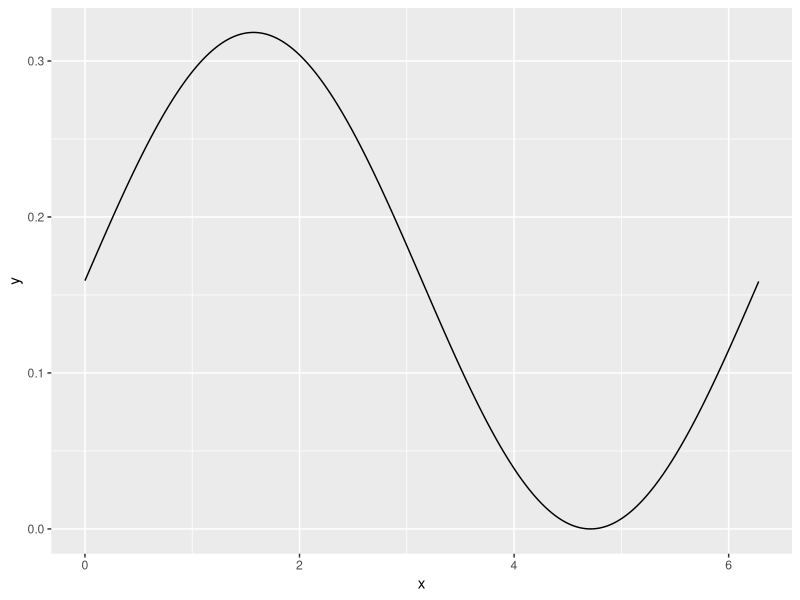
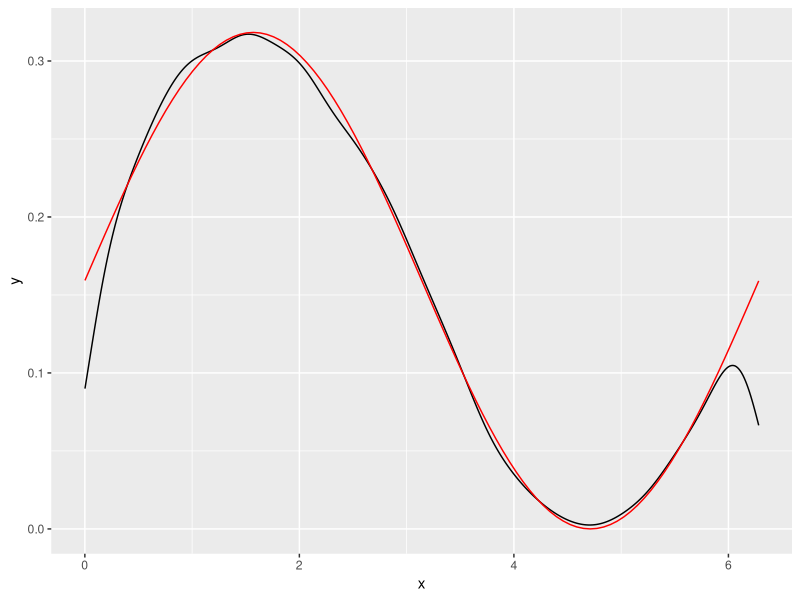

Write the R code that produced these figures, in order.
## ---- chunk 1
library(ggplot2)
library(dplyr)

f = function(x) 1/2/pi *(sin(x) + 1)
plotData <- mutate(data.frame(x = seq(0, 2* pi, .01)), y = f(x))
ggplot(plotData, aes(x, y)) + geom_line()
## ---- chunk 2
a <- 0
b <- 2* pi
C <- 1/pi
bigSample <- data.frame(x = replicate(20000, {potentialSample <- runif(1, a, b);
ifelse(runif(1, 0, C) < f(potentialSample), potentialSample, NA)}))

ggplot(bigSample, aes(x)) + geom_density() + stat_function(fun = f, color = "red")

mean(bigSample$x, na.rm = TRUE)  #estimate of E[X] from sample
mean(bigSample$x < pi, na.rm = TRUE) #Estimate of P(X < pi)
